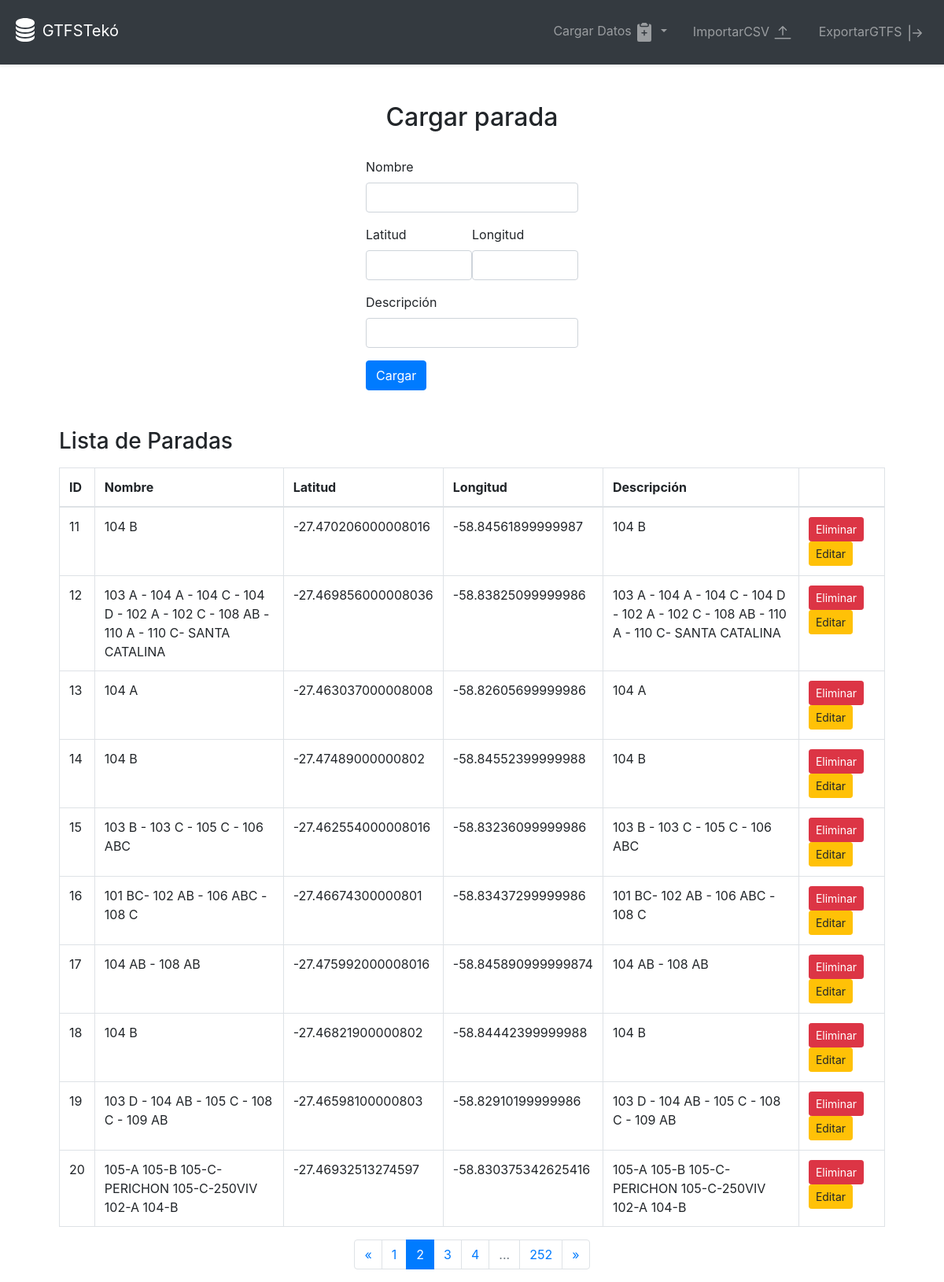
The app's page /stop/cargar_stops?page=2 with its own data.
### models/models.py (models this page shows)
class Stop(db.Model):
    stop_id = db.Column(db.Integer, primary_key=True)
    stop_name = db.Column(db.String(100), nullable=False)
    stop_lat = db.Column(db.Float, nullable=False)
    stop_lon = db.Column(db.Float, nullable=False)
    stop_desc = db.Column(db.String(100))

### routes/stop_routes.py (the view, shortened to what this page needs)
@stop_bp.route('/cargar_stops', methods=['GET', 'POST'])
def cargar_stops():
    page = request.args.get(get_page_parameter(), type=int, default=1)
    per_page = 10  # Set the number of items per page
    stops = Stop.query.paginate(page=page, per_page=per_page)
    pagination = Pagination(page=page, total=stops.total, search=False, record_name='stops', per_page=per_page)
    start_page = max(1, pagination.page - 2)
    end_page = min(pagination.page + 3, stops.pages + 1)
    return render_template(
        'cargar_stops.html',
        stops=stops.items,
        pagination=pagination,
        total_pages=stops.pages,
        start_page=start_page,
        end_page=end_page
    )

### templates/cargar_stops.html (shortened to what this page needs)
{% extends "base.html" %}
{% block content %}
<div class="container mt-5 d-flex align-items-center flex-column">
    <h2 class="text-center">Cargar parada</h2>
    <form method="POST" action="{{ url_for('stop.cargar_stops') }}" class="mt-4 w-25">
        <div class="form-group">
            <label for="stop_name">Nombre</label>
            <input type="text" class="form-control" id="stop_name" name="stop_name" required>
        </div>
        <div class="d-flex">
        <div class="form-group">
            <label for="stop_lat">Latitud</label>
            <input type="number" step="any" class="form-control" id="stop_lat" name="stop_lat" required>
        </div>
        <div class="form-group">
            <label for="stop_lon">Longitud</label>
            <input type="number" step="any" class="form-control" id="stop_lon" name="stop_lon" required>
        </div>
    </div>
        <div class="form-group">
            <label for="stop_desc">Descripción</label>
            <input type="text" class="form-control" id="stop_desc" name="stop_desc">
        </div>
        <button type="submit" class="btn btn-primary">Cargar</button>
    </form>
<div class="container">
    <h3 class="mt-5">Lista de Paradas</h3>
    <table class="table table-bordered mt-3">
        <thead>
            <tr>
                <th>ID</th>
                <th>Nombre</th>
                <th>Latitud</th>
                <th>Longitud</th>
                <th>Descripción</th>
                <th></th>
            </tr>
        </thead>
        <tbody>
            {% for stop in stops %}
            <tr>
                <td>{{ stop.stop_id }}</td>
                <td>{{ stop.stop_name }}</td>
                <td>{{ stop.stop_lat }}</td>
                <td>{{ stop.stop_lon }}</td>
                <td>{{ stop.stop_desc }}</td>
                <td>
                    <form method="POST" action="{{ url_for('stop.delete_stop', stop_id=stop.stop_id) }}">
                        <button type="submit" class="btn btn-danger btn-sm">Eliminar</button>
                        <button type="button" class="btn btn-warning btn-sm" data-toggle="modal" data-target="#editModal{{ stop.stop_id }}">Editar</button>
                    </form>
                </td>
            </tr>
            {% endfor %}
        </tbody>
    </table>
        <nav aria-label="Page navigation">
            <ul class="pagination justify-content-center">
                {% if pagination.page > 1 %}
                    <li class="page-item">
                        <a class="page-link" href="{{ url_for('stop.cargar_stops', page=pagination.page - 1) }}" aria-label="Previous">
                            <span aria-hidden="true">&laquo;</span>
                        </a>
                    </li>
                {% endif %}
                {% for page_num in range(start_page, end_page) %}
                    <li class="page-item {% if page_num == pagination.page %}active{% endif %}">
                        <a class="page-link" href="{{ url_for('stop.cargar_stops', page=page_num) }}">{{ page_num }}</a>
                    </li>
                {% endfor %}
                {% if pagination.page < total_pages - 2 %}
                    <li class="page-item disabled"><span class="page-link">...</span></li>
                    <li class="page-item">
                        <a class="page-link" href="{{ url_for('stop.cargar_stops', page=total_pages) }}">{{ total_pages }}</a>
                    </li>
                {% endif %}
                {% if pagination.page < total_pages %}
                    <li class="page-item">
                        <a class="page-link" href="{{ url_for('stop.cargar_stops', page=pagination.page + 1) }}" aria-label="Next">
                            <span aria-hidden="true">&raquo;</span>
                        </a>
                    </li>
                {% endif %}
            </ul>
        </nav>
</div>
{% endblock %}

### records on screen
Stop: stop_id "11", stop_name "104 B", stop_lat "-27.470206000008016", stop_lon "-58.84561899999987", stop_desc "104 B"
Stop: stop_id "12", stop_name "103 A - 104 A - 104 C - 104 D - 102 A - 102 C - 108 AB - 110 A - 110 C- SANTA CATALINA", stop_lat "-27.469856000008036", stop_lon "-58.83825099999986", stop_desc "103 A - 104 A - 104 C - 104 D - 102 A - 102 C - 108 AB - 110 A - 110 C- SANTA CATALINA"
Stop: stop_id "13", stop_name "104 A", stop_lat "-27.463037000008008", stop_lon "-58.82605699999986", stop_desc "104 A"
Stop: stop_id "14", stop_name "104 B", stop_lat "-27.47489000000802", stop_lon "-58.84552399999988", stop_desc "104 B"
Stop: stop_id "15", stop_name "103 B - 103 C - 105 C - 106 ABC", stop_lat "-27.462554000008016", stop_lon "-58.83236099999986", stop_desc "103 B - 103 C - 105 C - 106 ABC"
Stop: stop_id "16", stop_name "101 BC- 102 AB - 106 ABC - 108 C", stop_lat "-27.46674300000801", stop_lon "-58.83437299999986", stop_desc "101 BC- 102 AB - 106 ABC - 108 C"
Stop: stop_id "17", stop_name "104 AB - 108 AB", stop_lat "-27.475992000008016", stop_lon "-58.845890999999874", stop_desc "104 AB - 108 AB"
Stop: stop_id "18", stop_name "104 B", stop_lat "-27.46821900000802", stop_lon "-58.84442399999988", stop_desc "104 B"
Stop: stop_id "19", stop_name "103 D - 104 AB - 105 C - 108 C - 109 AB", stop_lat "-27.46598100000803", stop_lon "-58.82910199999986", stop_desc "103 D - 104 AB - 105 C - 108 C - 109 AB"
Stop: stop_id "20", stop_name "105-A 105-B 105-C-PERICHON 105-C-250VIV 102-A 104-B", stop_lat "-27.46932513274597", stop_lon "-58.830375342625416", stop_desc "105-A 105-B 105-C-PERICHON 105-C-250VIV 102-A 104-B"

### other values on screen
{{ page_num }} "1" "2" "3" "4"
{{ total_pages }} "252"
